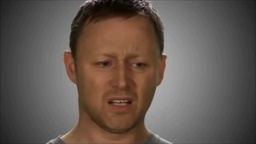
#> input picture Homework/images/Idontgetit.jpg, 256 x 144 px, shrunk from 1280 x 720 before the run, found by its file name
$ jupyter execute 'Homework 3.4.ipynb'   (shell and % lines are left out)
#> lines starting #> are read from the running program, lines starting #| are printed output that depends on the picture; after the words box and inside, x2 and y2 are one past the last pixel; in counts of white or black regions, pixels touching at a corner belong together
### Homework 3.4 - Testing out filters

We are testing out the following filters:

- Low pass filter
- High pass filter
- Band filter
- Guassian blur filter

Pick an image of your choice and apply those filters on it.

**You must show all the steps clearly. Write your explanation in the markdown boxes.**

## Most of the codes are explained and copied from the previous homework

Thats why some variables have 'cat' in the name

[cell 1]
import numpy as np
import matplotlib.pyplot as plt
import matplotlib.image as mpimg
from scipy import misc, fftpack
import cv2

limmy = mpimg.imread('images/idontgetit.jpg')
#> limmy is the input picture: shape (144, 256, 3); mean R, G, B 100, 88.5, 81.7
w,h = (len(limmy),len(limmy[0]))
#> w = 144; h = 256

## Low pass filter

[cell 2]
r = 30 #radius of the mask that we will allow the
rgbcat = []
rgbmask = []
for i in range(3):
    fourier = fftpack.fftshift(fftpack.fft2((limmy[:, :, i]))) # fourier transform the image

    mask=np.zeros((w,h))

    mask[mask ==0 ] = 1
    for y in range(h):
        for x in range(w):
            if (x-w/2)**2 + (y-h/2)**2 < r**2: #create low pass filter mask with radius r
                mask[x][y] = 0

    fourier[mask != 0] = 1
    masked_fourier = (np.abs(fourier))**0.0001
    rgbmask.append(masked_fourier)

    rgbcat.append(abs(fftpack.ifft2(fourier)))
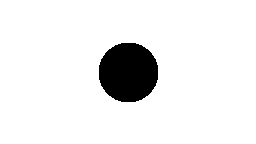
#> mask: shape (144, 256) float64; values 0 (black) and 1 (white), 92.4% white; 1 black region, box (x1, y1, x2, y2) and area: (99, 43, 158, 102) 2809
#> after the loop, rgbcat = 3 items; rgbmask = 3 items

cat = np.dstack([rgbcat[0]/255,rgbcat[1]/255,rgbcat[2]/255])

fig1, ax1 = plt.subplots(1, 3, figsize=(17,12))
ax1[0].imshow(rgbmask[0],cmap = 'gray')
ax1[1].imshow(rgbmask[1],cmap = 'gray')
ax1[2].imshow(rgbmask[2],cmap = 'gray')
fig2, ax2 = plt.subplots(1, 2, figsize=(17,12))
ax2[0].imshow(limmy)
ax2[1].set_title('Low pass filter '  + f'r = {r}')
ax2[1].imshow(cat)
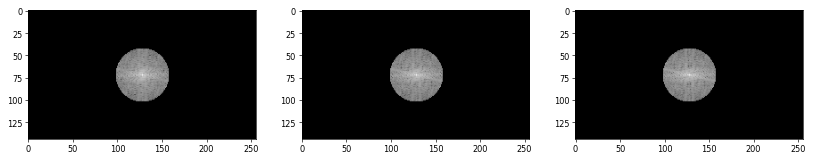
#> figure drawn by matplotlib, 3 panels
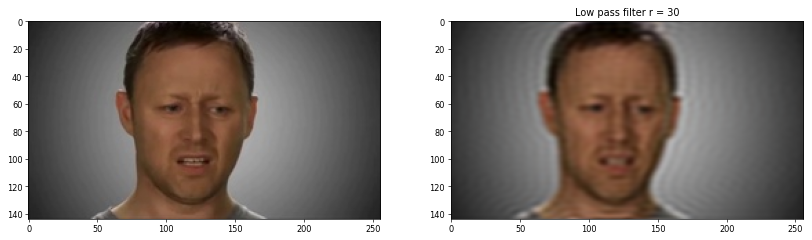
#> figure drawn by matplotlib, 2 panels

## High pass filter
Same thing as before but we swap the how we create the mask

[cell 3]
r = 10
rgbcat = []
rgbmask = []
for i in range(3):
    fourier = fftpack.fftshift(fftpack.fft2((limmy[:, :, i])))

    mask=np.zeros((w,h))
    mask[mask ==0 ] = 1
    for y in range(h):
        for x in range(w):
            if (x-w/2)**2 + (y-h/2)**2 > r**2: #create high pass filter mask with radius r
                mask[x][y] = 0

    fourier[mask != 0] = 1
    masked_fourier = (np.abs(fourier))**0.0001
    rgbmask.append(masked_fourier)

    rgbcat.append(abs(fftpack.ifft2(fourier)))
#> this loop made 3 passes
#> pass 1, `masked_fourier = (np.abs(fourier))**0.0001`:
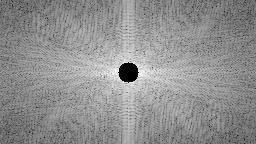
#> masked_fourier: shape (144, 256) float64; min 1, max 1, mean 1; drawn with min black and max white
#> after the loop:
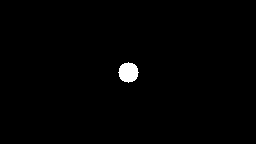
#> mask: shape (144, 256) float64; values 0 (black) and 1 (white), 0.86% white; 1 white region, box (x1, y1, x2, y2) and area: (118, 62, 139, 83) 317

cat = np.dstack([rgbcat[0]/255,rgbcat[1]/255,rgbcat[2]/255])

fig1, ax1 = plt.subplots(1, 3, figsize=(17,12))
ax1[0].imshow(rgbmask[0],cmap = 'gray')
ax1[1].imshow(rgbmask[1],cmap = 'gray')
ax1[2].imshow(rgbmask[2],cmap = 'gray')
fig2, ax2 = plt.subplots(1, 2, figsize=(17,12))
ax2[0].imshow(limmy)
ax2[1].set_title('High pass filter ' + f'r = {r}')
ax2[1].imshow(cat)

## Band filter
Picking the data in between r1 and r2

[cell 4]
r1 = 10
r2 = 30
rgbcat = []
rgbmask = []
for i in range(3):
    fourier = fftpack.fftshift(fftpack.fft2((limmy[:, :, i])))

    mask=np.zeros((w,h))
    mask[mask ==0 ] = 1
    for y in range(h):
        for x in range(w):
            if  r1**2 < (x-w/2)**2 + (y-h/2)**2 < r2**2: #create the mask
                mask[x][y] = 0
    fourier[mask != 0] = 1
    masked_fourier = (np.abs(fourier))**0.0001
    rgbmask.append(masked_fourier)

    rgbcat.append(abs(fftpack.ifft2(fourier)))
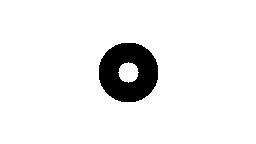
#> mask: shape (144, 256) float64; values 0 (black) and 1 (white), 93.2% white; 1 black region, box (x1, y1, x2, y2) and area: (99, 43, 158, 102) 2492

cat = np.dstack([rgbcat[0]/255,rgbcat[1]/255,rgbcat[2]/255])
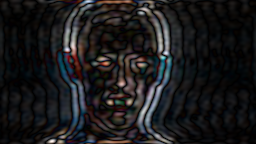
#> cat: shape (144, 256, 3) float64; mean of channels 0, 1, 2 0.0246, 0.0238, 0.0249; drawn with min black and max white

fig1, ax1 = plt.subplots(1, 3, figsize=(17,12))
ax1[0].imshow(rgbmask[0],cmap = 'gray')
ax1[1].imshow(rgbmask[1],cmap = 'gray')
ax1[2].imshow(rgbmask[2],cmap = 'gray')
fig2, ax2 = plt.subplots(1, 2, figsize=(17,12))
ax2[0].imshow(limmy)
ax2[1].set_title('Band filter ' + f'{r1} < r < {r2}')
ax2[1].imshow(cat)

## Band filter
Disgarding the data in between r1 and r2

[cell 5]
r1 = 10
r2 = 30
rgbcat = []
rgbmask = []
for i in range(3):
    fourier = fftpack.fftshift(fftpack.fft2((limmy[:, :, i])))

    mask=np.zeros((w,h))
    mask[mask ==0 ] = 1
    for y in range(h):
        for x in range(w):
            if  r1**2 > (x-w/2)**2 + (y-h/2)**2:
                mask[x][y] = 0
            elif (x-w/2)**2 + (y-h/2)**2> r2**2:
                mask[x][y] = 0
    fourier[mask != 0] = 1
    masked_fourier = (np.abs(fourier))**0.0001
    rgbmask.append(masked_fourier)

    rgbcat.append(abs(fftpack.ifft2(fourier)))
#> this loop made 3 passes
#> pass 1, `masked_fourier = (np.abs(fourier))**0.0001`:
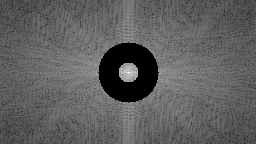
#> masked_fourier: shape (144, 256) float64; min 1, max 1, mean 1; drawn with min black and max white
#> after the loop: mask: shape (144, 256) float64; values 0 (black) and 1 (white), 6.8% white; 1 white region, box (x1, y1, x2, y2) and area: (98, 42, 159, 103) 2516

cat = np.dstack([rgbcat[0]/255,rgbcat[1]/255,rgbcat[2]/255])

fig1, ax1 = plt.subplots(1, 3, figsize=(17,12))
ax1[0].imshow(rgbmask[0],cmap = 'gray')
ax1[1].imshow(rgbmask[1],cmap = 'gray')
ax1[2].imshow(rgbmask[2],cmap = 'gray')
fig2, ax2 = plt.subplots(1, 2, figsize=(17,12))
ax2[0].imshow(limmy)
ax2[1].set_title('Band filter ' + f'r < {r1}  and r > {r2}')
ax2[1].imshow(cat)

## Gaussian Blur
We will convolute the gaussian function on to the image

Gaussian function is
$$G(x,y) = \frac{1}{\sqrt{2\pi\sigma ^2}} \exp(-\frac{x^2+y^2}{2\sigma^2})$$

[cell 6]
def G(x,y,sigma): #gaussian function
    return (np.exp(-(x**2+y**2)/(2*sigma**2)))*(2*np.pi*sigma**2)

[cell 7]
sigma = 10
rgbcat = []
rgbmask = []

gauss=np.zeros((w,h))
for y in range(h):
    for x in range(w):
        gauss[x][y] = G(x,y,sigma) #create the mask

gfourier = fftpack.fftshift(fftpack.fft2((gauss))) #fourier of Gaussian
gfourier = gfourier / gfourier.max() #normalise the fourier space

for i in range(3):
    fourier = fftpack.fftshift(fftpack.fft2((limmy[:, :, i])))

    for y in range(h):
        for x in range(w):
            fourier[x][y] =  fourier[x][y] * gfourier[x][y]  #convolute gaussian to the image

    masked_fourier = (np.abs(fourier))**0.01

    rgbmask.append(masked_fourier)
    rgbcat.append(abs(fftpack.ifft2(fourier)))
#> this loop made 3 passes
#> pass 1, `masked_fourier = (np.abs(fourier))**0.01`:
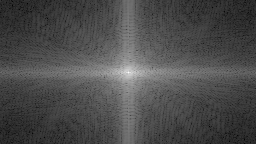
#> masked_fourier: shape (144, 256) float64; min 0.946, max 1.16, mean 1.01; drawn with min black and max white

cat = np.dstack([rgbcat[0]/255,rgbcat[1]/255,rgbcat[2]/255])
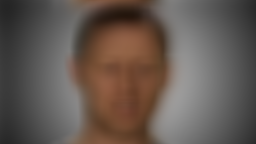
#> cat: shape (144, 256, 3) float64; mean of channels 0, 1, 2 0.392, 0.347, 0.32; drawn as R, G, B

fig1, ax1 = plt.subplots(1, 3, figsize=(17,12))
ax1[0].imshow(rgbmask[0],cmap = 'gray')
ax1[1].imshow(rgbmask[1],cmap = 'gray')
ax1[2].imshow(rgbmask[2],cmap = 'gray')
fig2, ax2 = plt.subplots(1, 2, figsize=(17,12))
ax2[0].imshow(limmy)
ax2[1].set_title('Gaussian blur '  + f'sigma = {sigma}')
ax2[1].imshow(cat)
